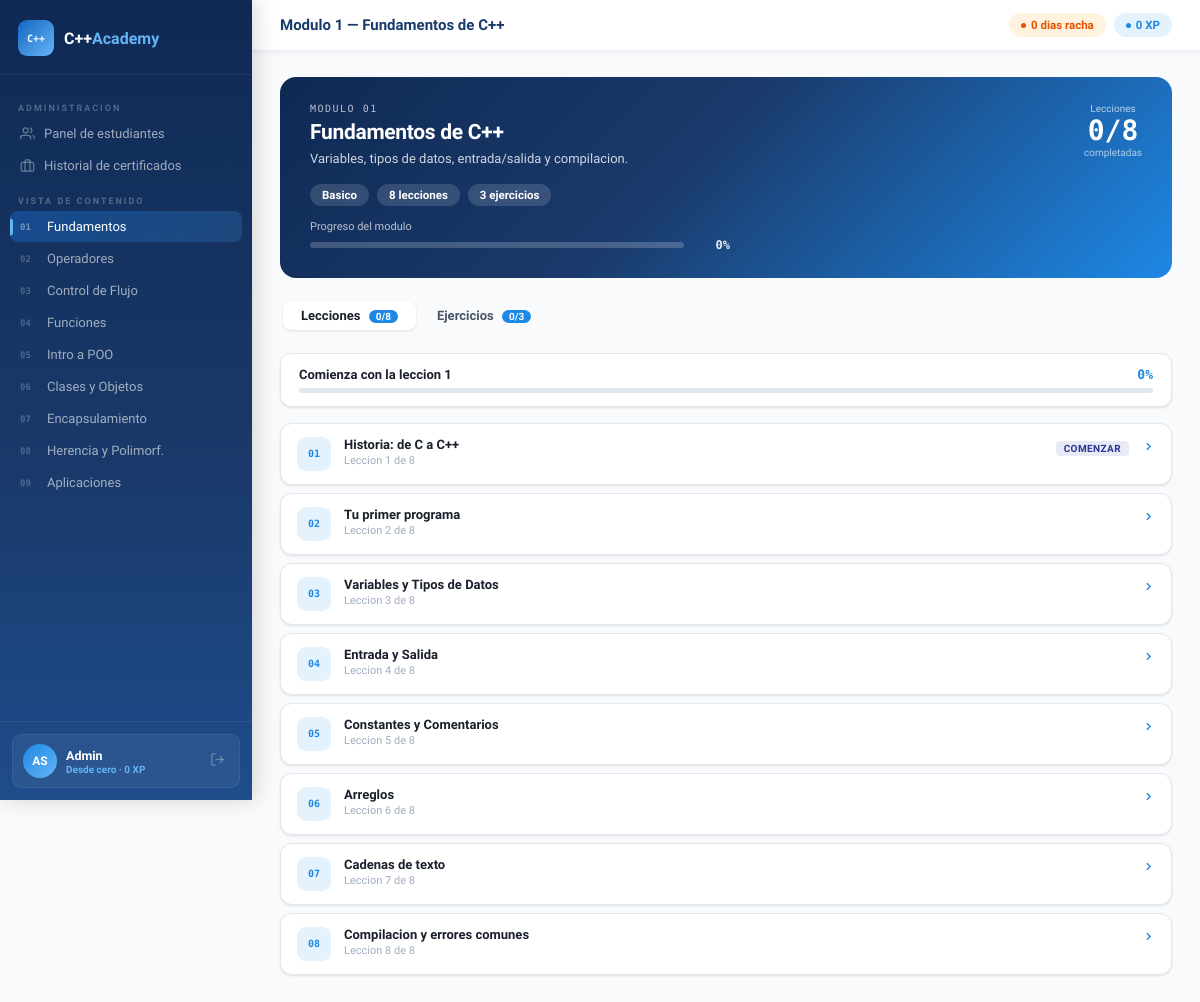
/modulo/1 (signed in), run on an earlier commit of the app's database.
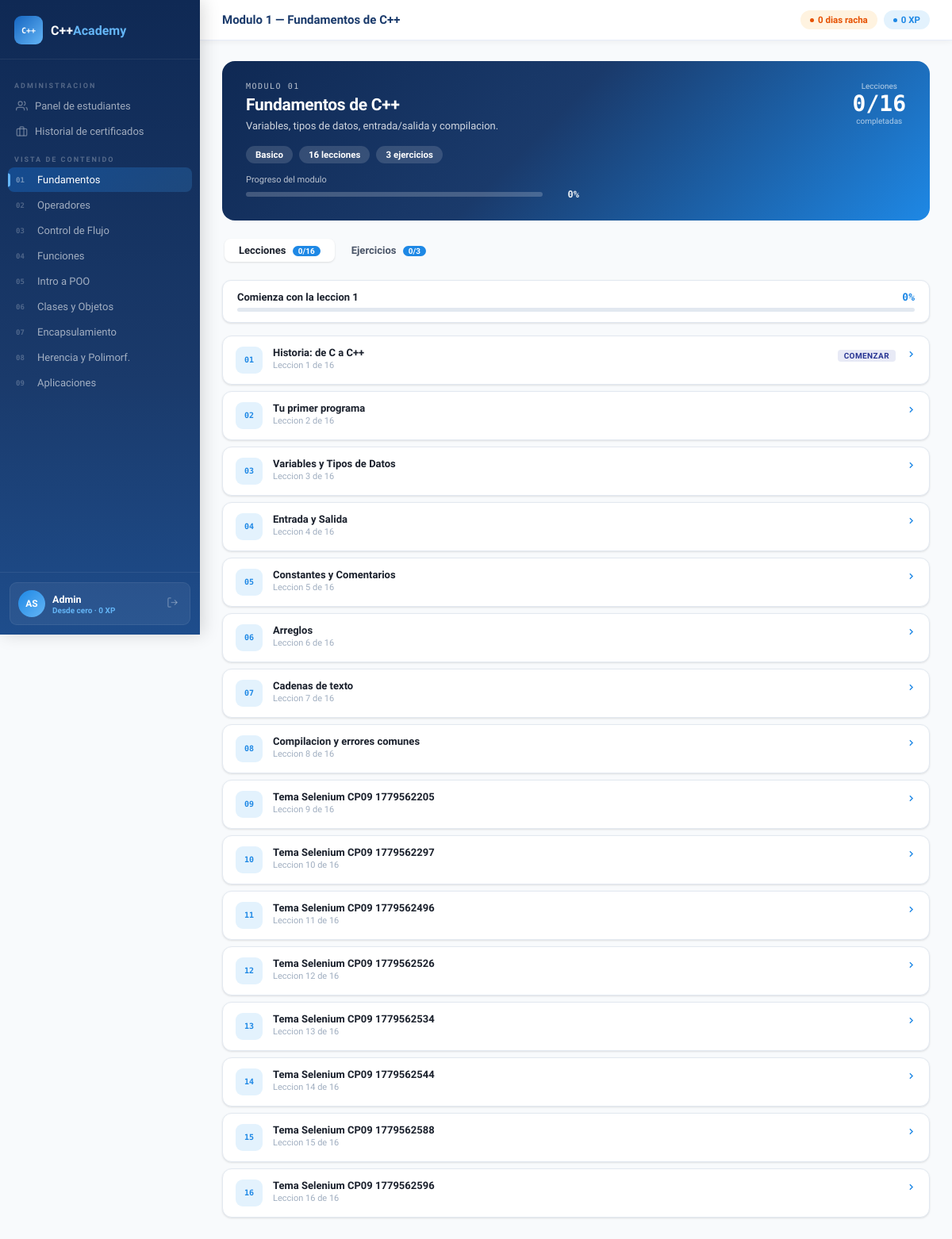
And on a later commit of the database.
### tables this page shows
CREATE TABLE usuarios(
        id             INTEGER PRIMARY KEY AUTOINCREMENT,
        nombre         TEXT NOT NULL,
        apellido        TEXT NOT NULL,
        email           TEXT NOT NULL UNIQUE,
        password_hash   TEXT NOT NULL,
        rol_id          INTEGER NOT NULL DEFAULT 2,
        ruta_aprendizaje TEXT DEFAULT 'desde_cero',
        activo          INTEGER NOT NULL DEFAULT 1,
        xp              INTEGER NOT NULL DEFAULT 0,
        racha           INTEGER NOT NULL DEFAULT 0,
        nivel           INTEGER NOT NULL DEFAULT 1,
        ultimo_modulo   INTEGER DEFAULT NULL,
        ultima_leccion  INTEGER DEFAULT NULL,
        fecha_registro  TEXT NOT NULL DEFAULT (datetime('now')),
        FOREIGN KEY(rol_id) REFERENCES roles(id));

CREATE TABLE modulos(
        id               INTEGER PRIMARY KEY AUTOINCREMENT,
        numero           INTEGER NOT NULL UNIQUE,
        titulo           TEXT NOT NULL,
        descripcion      TEXT,
        nivel            TEXT NOT NULL DEFAULT 'Basico',
        total_lecciones  INTEGER DEFAULT 8,
        total_ejercicios INTEGER DEFAULT 3,
        activo           INTEGER NOT NULL DEFAULT 1);

CREATE TABLE lecciones(
        id          INTEGER PRIMARY KEY AUTOINCREMENT,
        modulo_id   INTEGER NOT NULL,
        numero      INTEGER NOT NULL,
        titulo      TEXT NOT NULL,
        contenido   TEXT,
        UNIQUE(modulo_id, numero),
        FOREIGN KEY(modulo_id) REFERENCES modulos(id));

### routes/course_routes.py (the view, shortened to what this page needs)
@course_bp.route('/modulo/<int:numero>')
@login_required
def modulo(numero):
    mod = obtener_modulo(numero)
    if not mod: abort(404)
    lecciones  = obtener_lecciones(mod['id'], g.user.id)
    ejercicios = obtener_todos_ejercicios(mod['id'], g.user.id, g.user.es_admin)
    stats      = obtener_estadisticas(g.user.id)
    prog_lec   = obtener_progreso_leccion(g.user.id, mod['id'])
    total_lecs = len(lecciones)
    lecs_ok    = sum(1 for l in lecciones if l.get('completada'))
    return render_template('student/modulo.html',
                           mod=mod, lecciones=lecciones, ejercicios=ejercicios,
                           stats=stats, prog_lec=prog_lec,
                           total_lecs=total_lecs, lecs_completadas=lecs_ok)

### templates/student/modulo.html (shortened to what this page needs)
{% extends "shared/base.html" %}
{% block page_title %}Modulo {{ mod.numero }} — {{ mod.titulo }}{% endblock %}
{% block content %}
<div class="mod-hero anim">
  <div style="display:flex;justify-content:space-between;align-items:flex-start;gap:16px;flex-wrap:wrap;">
    <div style="flex:1">
      <div style="font-family:'Space Mono',monospace;font-size:10px;letter-spacing:1.5px;opacity:.7;margin-bottom:6px">MODULO {{ '%02d'|format(mod.numero) }}</div>
      <h1 style="font-size:21px;font-weight:800;margin-bottom:5px;letter-spacing:-.3px">{{ mod.titulo }}</h1>
      <p style="font-size:13px;opacity:.8;line-height:1.6;max-width:520px;margin-bottom:14px">{{ mod.descripcion }}</p>
      <div style="display:flex;gap:8px;flex-wrap:wrap;margin-bottom:14px">
        <span style="background:rgba(255,255,255,.14);border-radius:20px;padding:4px 12px;font-size:11.5px;font-weight:600">{{ mod.nivel }}</span>
        <span style="background:rgba(255,255,255,.14);border-radius:20px;padding:4px 12px;font-size:11.5px;font-weight:600">{{ total_lecs }} lecciones</span>
        <span style="background:rgba(255,255,255,.14);border-radius:20px;padding:4px 12px;font-size:11.5px;font-weight:600">{{ ejercicios|length }} ejercicios</span>
      </div>
      <div style="font-size:11px;opacity:.7;margin-bottom:5px">Progreso del modulo</div>
      <div style="display:flex;align-items:center;gap:10px;max-width:420px">
        <div style="flex:1;height:6px;background:rgba(255,255,255,.2);border-radius:3px;overflow:hidden">
        </div>
        <span id="hero-pct" style="font-family:'Space Mono',monospace;font-size:12px;font-weight:700;opacity:.9;min-width:36px;text-align:right">0%</span>
      </div>
    </div>
    <div style="text-align:center;flex-shrink:0">
      <div style="font-size:10px;opacity:.7;margin-bottom:3px">Lecciones</div>
      <div style="font-family:'Space Mono',monospace;font-size:28px;font-weight:700;line-height:1" id="hero-lec">{{ lecs_completadas }}/{{ total_lecs }}</div>
      <div style="font-size:10px;opacity:.65;margin-top:2px">completadas</div>
    </div>
  </div>
</div>
<div class="tabs anim anim-d1">
  <button class="tb active" onclick="swTab(this,'lec')">
    Lecciones <span style="background:var(--blue);color:#fff;border-radius:20px;padding:1px 7px;font-size:10px;margin-left:5px" id="badge-lec">{{ lecs_completadas }}/{{ total_lecs }}</span>
  </button>
  <button class="tb" onclick="swTab(this,'ej')">
    {% set ej_ok = ejercicios|selectattr('correcto','eq',1)|list|length %}
    Ejercicios <span style="background:var(--blue);color:#fff;border-radius:20px;padding:1px 7px;font-size:10px;margin-left:5px" id="badge-ej">{{ ej_ok }}/{{ ejercicios|length }}</span>
  </button>
</div>
<div id="tp-lec" class="tp active anim anim-d2">
  <div class="prog-header">
    <div style="display:flex;justify-content:space-between;font-size:13px;font-weight:700;color:var(--text)">
      <span>{% if lecs_completadas==0 %}Comienza con la leccion 1{% elif lecs_completadas<total_lecs %}Continua con la leccion {{ lecs_completadas+1 }}{% else %}Todas las lecciones completadas{% endif %}</span>
      <span style="color:var(--blue);font-family:'Space Mono',monospace" id="lec-pct">{{ prog_lec.porcentaje }}%</span>
    </div>
    <div class="prog-bar-bg"><div class="prog-bar-fg" id="lec-bar" style="background:linear-gradient(90deg,#1a3a6b,#1e88e5);width:{{ prog_lec.porcentaje }}%"></div></div>
  </div>
  {% if lecciones %}
  {% for lec in lecciones %}
  <a href="{{ url_for('course.leccion', mn=mod.numero, ln=lec.numero) }}" class="lec-item">
    <div class="lec-num {% if lec.completada %}done{% endif %}">
      {% if lec.completada %}<svg width="12" height="12" viewBox="0 0 24 24" fill="none" stroke="currentColor" stroke-width="3"><polyline points="20 6 9 17 4 12"/></svg>
      {% else %}{{ '%02d'|format(lec.numero) }}{% endif %}
    </div>
    <div style="flex:1"><div style="font-weight:700;font-size:13px;color:var(--text);margin-bottom:2px">{{ lec.titulo }}</div><div style="font-size:11px;color:var(--text3)">Leccion {{ lec.numero }} de {{ lecciones|length }}</div></div>
    <div style="flex-shrink:0">
      {% if lec.completada %}<span class="tag tag-green">Completada</span>
      {% elif lec.numero == lecs_completadas+1 %}<span class="tag tag-indigo">{% if lec.numero==1 %}Comenzar{% else %}Continuar{% endif %}</span>{% endif %}
    </div>
    <svg width="13" height="13" viewBox="0 0 24 24" fill="none" stroke="var(--blue)" stroke-width="2.5" style="flex-shrink:0;margin-top:3px"><polyline points="9 18 15 12 9 6"/></svg>
  </a>
  {% endfor %}
  {% else %}<div class="card"><div class="card-body text-muted">Lecciones disponibles pronto.</div></div>{% endif %}
</div>
{% endblock %}

### templates/shared/base.html (shortened to what this page needs)
<!DOCTYPE html>
<html lang="es">
<head>
</head>
<body>
{% if current_user is not none and current_user.id %}
<div class="app-shell">
  <aside class="sidebar">
    <div class="sb-logo">
      <div class="sb-logo-icon">C++</div>
      <div class="sb-logo-name">C++<span>Academy</span></div>
    </div>
    <nav class="sb-nav">
      {% if current_user.es_admin %}
      <div class="sb-sec">Administracion</div>
      <a href="{{ url_for('course.admin_panel') }}" class="sb-link {% if request.endpoint=='course.admin_panel' %}active{% endif %}">
        <svg viewBox="0 0 24 24" fill="none" stroke="currentColor" stroke-width="2"><path d="M17 21v-2a4 4 0 0 0-4-4H5a4 4 0 0 0-4 4v2"/><circle cx="9" cy="7" r="4"/><path d="M23 21v-2a4 4 0 0 0-3-3.87"/><path d="M16 3.13a4 4 0 0 1 0 7.75"/></svg>
        Panel de estudiantes
      </a>
      <a href="{{ url_for('course.certificado') }}" class="sb-link {% if request.endpoint=='course.certificado' %}active{% endif %}">
        <svg viewBox="0 0 24 24" fill="none" stroke="currentColor" stroke-width="2"><rect x="2" y="7" width="20" height="14" rx="2"/><path d="M16 21V5a2 2 0 0 0-2-2h-4a2 2 0 0 0-2 2v16"/></svg>
        Historial de certificados
      </a>
      <div class="sb-sec">Vista de contenido</div>
      {% endif %}
      {% set mnms={1:'Fundamentos',2:'Operadores',3:'Control de Flujo',4:'Funciones',5:'Intro a POO',6:'Clases y Objetos',7:'Encapsulamiento',8:'Herencia y Polimorf.',9:'Aplicaciones'} %}
      {% set maccs=[] %}
      {% for i in range(1,10) %}
      <a href="{{ url_for('course.modulo', numero=i) }}"
         class="sb-link {% if request.endpoint=='course.modulo' and request.view_args.numero==i %}active{% endif %}">
        <span class="sb-link-num">{{ '%02d'|format(i) }}</span>
        {{ mnms[i] }}
      </a>
      {% endfor %}
    </nav>
    <div class="sb-foot">
      <div class="sb-user">
        <div class="sb-av">{{ current_user.iniciales }}</div>
        <div class="sb-uinfo">
          <div class="sb-uname">{{ current_user.nombre }}</div>
          <div class="sb-urole">
            {% if current_user.ruta_aprendizaje=='desde_cero' %}Desde cero
            {% elif current_user.ruta_aprendizaje=='intermedio' %}Nivel intermedio
            {% else %}Nivel avanzado{% endif %}
            &middot; {{ current_user.xp }} XP</div>
        </div>
        <a href="{{ url_for('auth.logout') }}" class="sb-logout" title="Salir">
          <svg width="15" height="15" viewBox="0 0 24 24" fill="none" stroke="currentColor" stroke-width="2"><path d="M9 21H5a2 2 0 0 1-2-2V5a2 2 0 0 1 2-2h4"/><polyline points="16 17 21 12 16 7"/><line x1="21" y1="12" x2="9" y2="12"/></svg>
        </a>
      </div>
    </div>
  </aside>
  <div class="main-area">
    <header class="topbar">
      <div class="topbar-title">{% block page_title %}C++ Academy{% endblock %}</div>
      <div class="topbar-pills">
        <span class="pill pill-amber"><span class="pill-dot"></span>{{ current_user.racha }} dias racha</span>
        <span class="pill pill-blue"><span class="pill-dot"></span>{{ current_user.xp }} XP</span>
      </div>
    </header>
    <main class="page-content">
      {% block content %}{% endblock %}
    </main>
  </div>
</div>
{% else %}
{% block auth_content %}{% endblock %}
{% endif %}
</body>
</html>

What changed in the data, as far as the page shows it:
computed for lecciones "Historia: de C a C++": lecciones "8" → "16"
computed for lecciones "Tu primer programa": lecciones "8" → "16"
computed for lecciones "Variables y Tipos de Datos": lecciones "8" → "16"
computed for lecciones "Entrada y Salida": lecciones "8" → "16"
computed for lecciones "Constantes y Comentarios": lecciones "8" → "16"
computed for lecciones "Arreglos": lecciones "8" → "16"
computed for lecciones "Cadenas de texto": lecciones "8" → "16"
computed for lecciones "Compilacion y errores comunes": lecciones "8" → "16"
added lecciones: numero "09", titulo "Tema Selenium CP09 1779562205", numero "9", lecciones "16"
added lecciones: numero "10", titulo "Tema Selenium CP09 1779562297", lecciones "16"
added lecciones: numero "11", titulo "Tema Selenium CP09 1779562496", lecciones "16"
added lecciones: numero "12", titulo "Tema Selenium CP09 1779562526", lecciones "16"
added lecciones: numero "13", titulo "Tema Selenium CP09 1779562534", lecciones "16"
added lecciones: numero "14", titulo "Tema Selenium CP09 1779562544", lecciones "16"
added lecciones: numero "15", titulo "Tema Selenium CP09 1779562588", lecciones "16"
added lecciones: numero "16", titulo "Tema Selenium CP09 1779562596", lecciones "16"
Also different on the page:
{{ total_lecs }}: "8" → "16"
